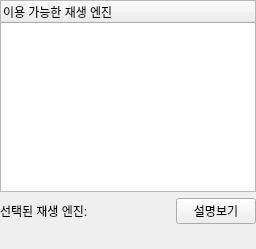
<ui version="4.0" >
 <class>Backend::SelectWidget</class>
 <widget class="QWidget" name="Backend::SelectWidget" >
  <property name="geometry" >
   <rect>
    <x>0</x>
    <y>0</y>
    <width>256</width>
    <height>249</height>
   </rect>
  </property>
  <property name="windowTitle" >
   <string>Form</string>
  </property>
  <layout class="QVBoxLayout" name="verticalLayout" >
   <property name="margin" >
    <number>0</number>
   </property>
   <item>
    <widget class="QTreeWidget" name="list" >
     <column>
      <property name="text" >
       <string>이용 가능한 재생 엔진</string>
      </property>
     </column>
    </widget>
   </item>
   <item>
    <layout class="QHBoxLayout" name="horizontalLayout_2" >
     <item>
      <widget class="QLabel" name="label_2" >
       <property name="text" >
        <string>선택된 재생 엔진:</string>
       </property>
      </widget>
     </item>
     <item>
      <widget class="QLabel" name="backend_label" >
       <property name="text" >
        <string/>
       </property>
      </widget>
     </item>
     <item>
      <spacer name="horizontalSpacer" >
       <property name="orientation" >
        <enum>Qt::Horizontal</enum>
       </property>
       <property name="sizeHint" stdset="0" >
        <size>
         <width>0</width>
         <height>0</height>
        </size>
       </property>
      </spacer>
     </item>
     <item>
      <widget class="QPushButton" name="pushButton" >
       <property name="text" >
        <string>설명보기</string>
       </property>
       <property name="checkable" >
        <bool>true</bool>
       </property>
      </widget>
     </item>
    </layout>
   </item>
   <item>
    <widget class="QLabel" name="info_label" >
     <property name="text" >
      <string/>
     </property>
     <property name="wordWrap" >
      <bool>true</bool>
     </property>
    </widget>
   </item>
   <item>
    <spacer name="verticalSpacer" >
     <property name="orientation" >
      <enum>Qt::Vertical</enum>
     </property>
     <property name="sizeHint" stdset="0" >
      <size>
       <width>0</width>
       <height>0</height>
      </size>
     </property>
    </spacer>
   </item>
  </layout>
 </widget>
 <resources/>
 <connections>
  <connection>
   <sender>pushButton</sender>
   <signal>toggled(bool)</signal>
   <receiver>info_label</receiver>
   <slot>setVisible(bool)</slot>
   <hints>
    <hint type="sourcelabel" >
     <x>183</x>
     <y>208</y>
    </hint>
    <hint type="destinationlabel" >
     <x>180</x>
     <y>232</y>
    </hint>
   </hints>
  </connection>
 </connections>
</ui>
